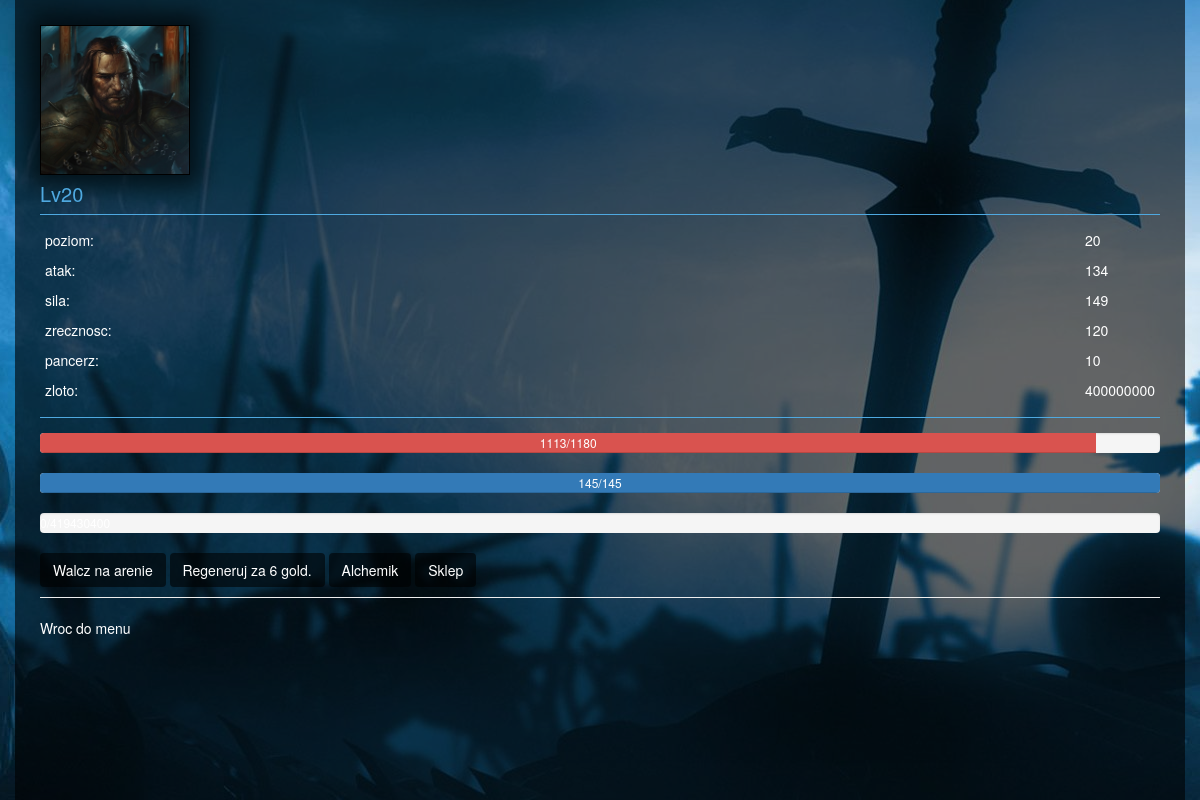
/player/7/, run on an earlier commit of the app's database.
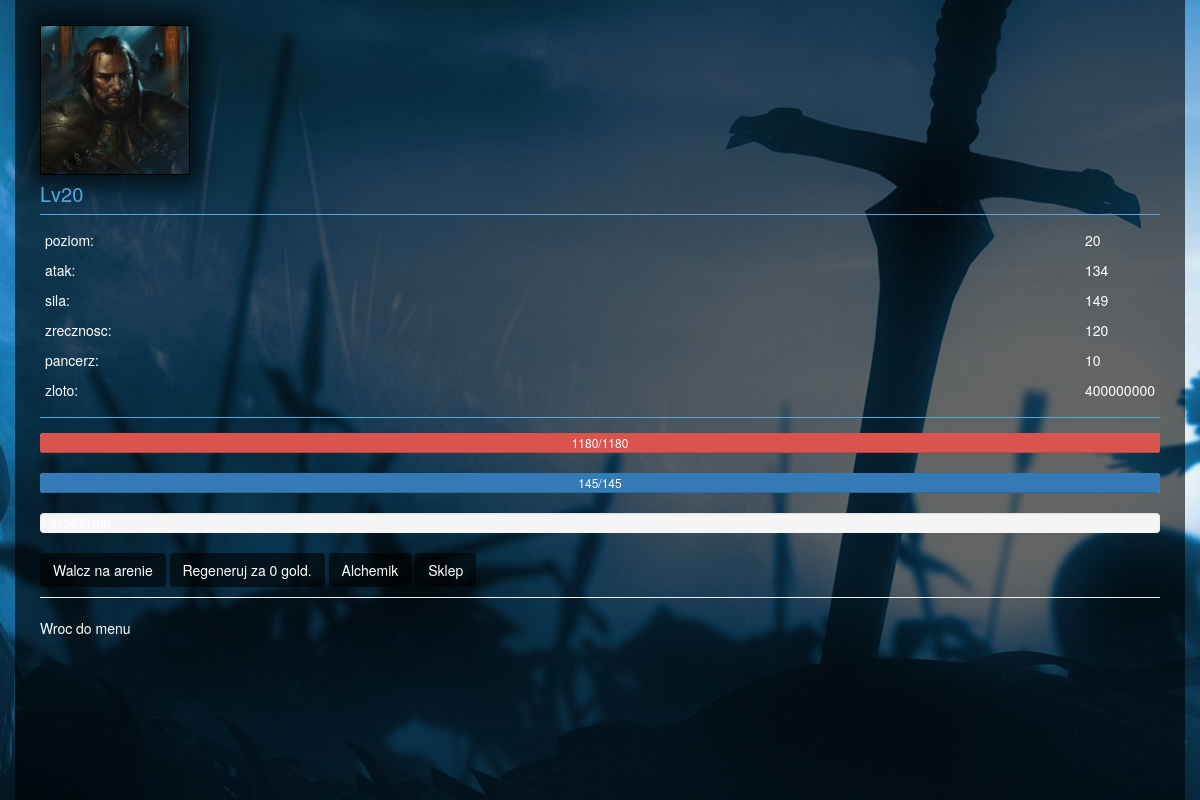
And on a later commit of the database.
### project/models.py (models this page shows, shortened)
class Player(models.Model):
    name = models.CharField(max_length=40)
    level = models.IntegerField()
    experience = models.IntegerField()
    requiredexp = models.IntegerField()
    strength = models.IntegerField()
    agility = models.IntegerField()
    maxhealth = models.IntegerField()
    health = models.IntegerField()
    attack = models.IntegerField()
    maxmana = models.IntegerField()
    mana = models.IntegerField()
    classname = models.ForeignKey(ClassName)
    armorid = models.ForeignKey(ArmorItem)
    bonus_attack = models.IntegerField()
    bonus_agility = models.IntegerField()
    bonus_health = models.IntegerField()
    isarmordamaged = models.BooleanField()
    gold = models.IntegerField()
    dot_damage = models.IntegerField()
    dot_rounds = models.IntegerField()
    small_elixir = models.IntegerField()
    medium_elixir = models.IntegerField()
    big_elixir = models.IntegerField()
    ultimate_elixir = models.IntegerField()

### player/views.py (the view)
def index(request, p):
    gamer = Player.objects.get(pk=p)
    gold_to_pay = int((float(gamer.maxhealth) - float(gamer.health)) / 10.0 +
                      (float(gamer.maxmana) - float(gamer.mana)) / 5.0 *
                      (float(gamer.requiredexp) / float(gamer.level)) * 0.0004)
    return render(request, 'player/index.html', {
        'p': gamer,
        'armor': ArmorItem.objects.get(name=gamer.armorid).value,
        'pay': int(gold_to_pay),
        'health': gamer.health * 100 / gamer.maxhealth,
        'mana': gamer.mana * 100 / gamer.maxmana,
    })

### project/models.py (called while the page is built)
    def __unicode__(self):
        return self.name

    def __unicode__(self):
        return self.name

### templates/player/index.html (shortened to what this page needs)
{% extends 'layout.html' %}
{% block content %}
    <div id="this">
        {% include 'shop/regen.html'%}
    </div>
{% endblock %}

### templates/fight/partial_view_player.html (shortened to what this page needs)
{% load staticfiles %}
    <div class="player_portrait">
        {%if p.classname|stringformat:"s"  == "Warrior"%}
            <img src="{% static 'css/content/warrior.jpg' %}" height="100%", width="100%">
        {%elif p.classname|stringformat:"s"  == "Thief"%}
            <img src="{% static 'css/content/thief.jpg' %}" height="100%", width="100%">
        {%elif p.classname|stringformat:"s"  == "Tankozord"%}
            <img src="{% static 'css/content/tank.jpg' %}" height="100%", width="100%">
        {% endif %}
    </div>
    <div class="player_name">
        {{p.name}}
    </div>
    <div class="player_stats">
        <div class="column_left">
            <p>poziom:</p>
            <p>atak:</p>
            <p>sila:</p>
            <p>zrecznosc:</p>
            <p>pancerz:</p>
            <p>zloto:</p>
        </div>
        <div class="column_right">
            <p>{{p.level}}</p>
            <p>{{p.attack}}</p>
            <p>{{p.strength}}</p>
            <p>{{p.agility}}</p>
            <p>{{armor}}</p>
            <p>{{p.gold}}</p>
        </div>
    </div>
    <div class="progress">
        <div id="player-health" class="progress-bar progress-bar-danger" role="progressbar" aria-valuenow="100" aria-valuemin="0" aria-valuemax="100" style="width: 100%;">
            {{p.health}}/{{p.maxhealth}}
        </div>
    </div>
    <div class="progress">
        <div id="player-mana" class="progress-bar"  role="progressbar" aria-valuenow="100" aria-valuemin="0" aria-valuemax="100" style="width: 100%">
            {{p.mana}}/{{p.maxmana}}
        </div>
    </div>
    <div class="progress">
    </div>

What changed in the data, as far as the page shows it:
changed Player "Lv20": health "1113" → "1180"
Also different on the page:
{{ pay }}: "6" → "0"
